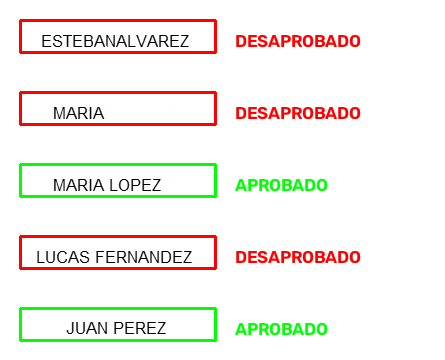
#> input picture resultados_examenes.png, 445 x 360 px, given in place of examen_1.png, which was not available
$ python Problema_2.py   (older library calls are emulated)
#> lines starting #> are read from the running program, lines starting #| are printed output that depends on the picture; after the words box and inside, x2 and y2 are one past the last pixel; in counts of white or black regions, pixels touching at a corner belong together; pictures that were not available may be replaced by others from this repository, and a replacement may not be noted
# PROBLEMA 2
import cv2
import numpy as np
import matplotlib.pyplot as plt

# hacer que el procesamiento devuelva resultados

def procesar_examen(numero_examen):

#> called with numero_examen = 1
    ruta_imagen = (
        f"examen_{numero_examen}.png"
    )

    img = cv2.imread(
        ruta_imagen,
        cv2.IMREAD_GRAYSCALE
    )
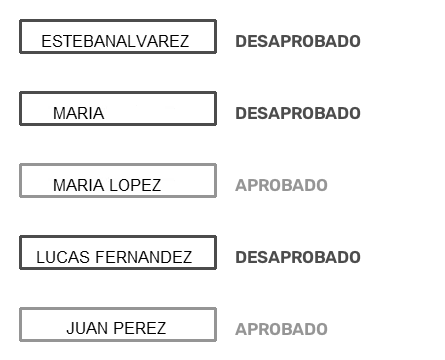
#> img: shape (360, 445); min 0, max 255, mean 242.2

    if img is None:
        print(f"No se pudo abrir el examen {numero_examen}")
        return None, 0

    # A: detectar las respuestas

    plt.imshow(img, cmap="gray")
    plt.title("Examen original")
    plt.xticks([])
    plt.yticks([])
    plt.show()

    # Umbralizar

    img_th = img < 200 # Los píxeles oscuros pasan a True y los píxeles blancos pasan a False. Separar lo que nos interesa del fondo las lineas y letras del fondo blanco.
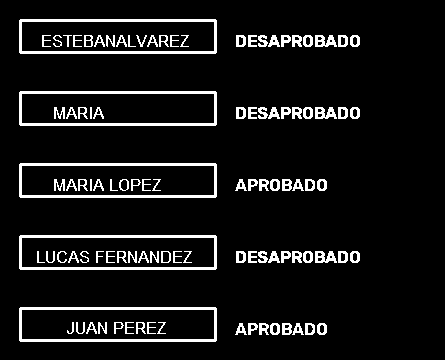
#> img_th: shape (360, 445) bool; 8.2% white; 103 white regions, largest, box (x1, y1, x2, y2) and area: (19, 19, 217, 54) 1358, (19, 91, 217, 126) 1358, (19, 163, 217, 198) 1358

    plt.imshow(img_th, cmap="gray")
    plt.title("Examen umbralizado")
    plt.xticks([])
    plt.yticks([])
    plt.show()

    # sumar los píxeles por columnas y filas
    img_cols = np.sum(img_th, 0) # uma hacia abajo y produce un resultado para cada columna. Sirve para encontrar las líneas verticales.
#> img_cols = 445 values, max 175 at index 20, min 0 at index 0, mean 29.69
    img_rows = np.sum(img_th, 1) # Suma horizontalmente y produce un resultado para cada fila. Sirve para encontrar las líneas horizontales.
#> img_rows = 360 values, max 198 at index 20, min 0 at index 0, mean 36.7


    plt.subplot(2, 1, 1)
    plt.plot(img_cols)
    plt.title("Suma por columnas")

    plt.subplot(2, 1, 2)
    plt.plot(img_rows)
    plt.title("Suma por filas")

    plt.show()
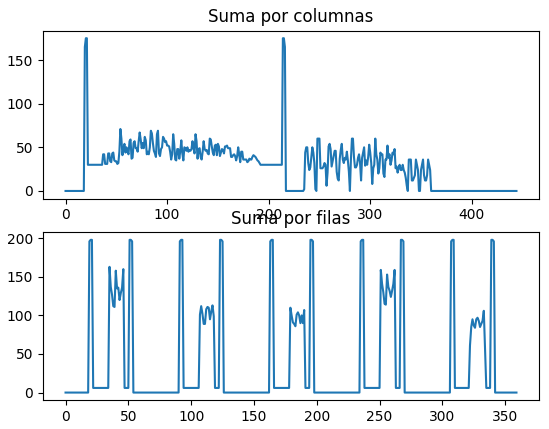
#> figure drawn by matplotlib, 2 panels; panel 1: curve peaks at x = 20, y = 175; panel 2: curve peaks at x = 20, y = 198

    # umbralizar las sumas
    img_cols_th = img_cols > 300 # 300 separa las cuatro líneas verticales altas.
    img_rows_th = img_rows > 450 # 450 separa las líneas horizontales principales del texto.


    pos_columnas = np.where(img_cols > 300)[0]
#> pos_columnas = empty array
    pos_filas = np.where(img_rows > 450)[0]
#> pos_filas = empty array

    print(pos_columnas)
    print(pos_filas)
    # obtener las posiciones de las líneas

    pos_columnas = np.where(img_cols_th)[0] # (.where) Devuelve las posiciones donde la condición vale True.
    pos_filas = np.where(img_rows_th)[0]

    # vimos que las lineas ocupan más de un píxel

    # reunir las posiciones de una misma línea

    def unir_lineas(posiciones):

        lineas = []

#> (the run stopped early here; a loop or call above may not have finished)
